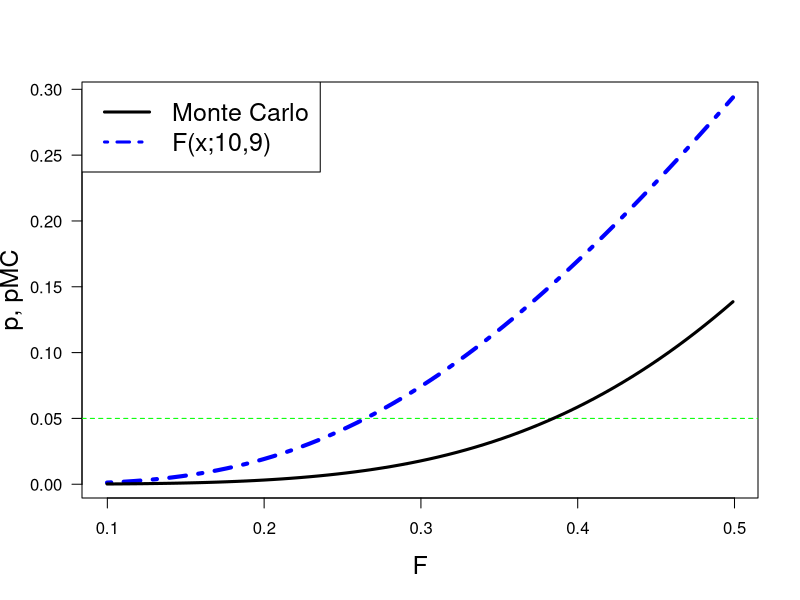

The R script that drew this image:
print('file: Solution-VRTcount.R')
# EXERCISE & SOLUTION: variance ratio test for count data (Monte Carlo simulation)
set.seed(1953)
m=11; n=10 #   sample sizes
x1min = 10; x2min = 33; x1x2range = 16
my.Fsimulation=function(){ # generate random samples from discrete uniform PD
  xrange1 = seq(x1min,x1min+x1x2range); xrange2 = seq(x2min,x2min+x1x2range);
  z1=sample(x=xrange1,m,replace=TRUE); z2=sample(x=xrange2,n,replace=TRUE);
  F.stats = var(z1)/var(z2)}
Fstat.vector=replicate(1e6,my.Fsimulation())
out = density(Fstat.vector,from=0,to=3)
xd = out$x; yd = out$y; yF = df(xd,df1=m-1,df2=n-1)
dx = xd[2]-xd[1]  # equidistant 
Fobsa = seq(0.099804305,0.5,dx); LF = length(Fobsa)
pMCa = numeric(LF)
pa = numeric(LF)
for(j in 1:LF) {Fobs = Fobsa[j]; k = which.min((xd-Fobs)^2);
   pMCa[j] = 2*dx*sum(yd[1:k]);
   pa[j] = 2*pf(Fobs,df1=m-1,df2=n-1)
}
sflag = 1
if(sflag == 1) {
  # png('VarTextExer171225.png',width=16,height=16,units='cm',res=300)
  plot(Fobsa,pa,type='l',lwd=4,col='blue',xlab='F',ylab='p, pMC',las=1,
       cex.lab=1.5,lty=4)
  abline(a=0.05,b=0,col='green',lty=2)
  lines(Fobsa,pMCa,col='black',lwd=3)
  legend('topleft',c('Monte Carlo','F(x;10,9)'),lwd=c(3,3),
         col=c('black','blue'),lty=c(1,4),cex=1.5)
  # dev.off()
}
alpha = 0.05
kpMC = which.min((pMCa-alpha)^2)
kp   = which.min((pa-alpha)^2)
print(c('Fobsa[kpMC] = ',round(Fobsa[kpMC],4)))  # 0.3816
print(c('Fobsa[kp]   = ',round(Fobsa[kp],4)))    # 0.2642
# ----------------------------------------------------------------
# Remarks:
# Monte-Carlo simulation takes less than 2 minutes
# ----------------------------------------------------------------